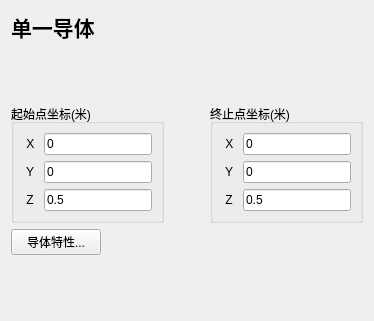
       <widget class="QWidget" name="page_3">
        <layout class="QVBoxLayout" name="verticalLayout_2">
         <item>
          <widget class="QLabel" name="label">
           <property name="text">
            <string>&lt;!DOCTYPE HTML PUBLIC &quot;-//W3C//DTD HTML 4.0//EN&quot; &quot;http://www.w3.org/TR/REC-html40/strict.dtd&quot;&gt;
&lt;html&gt;&lt;head&gt;&lt;meta name=&quot;qrichtext&quot; content=&quot;1&quot; /&gt;&lt;style type=&quot;text/css&quot;&gt;
p, li { white-space: pre-wrap; }
&lt;/style&gt;&lt;/head&gt;&lt;body style=&quot; font-family:'SimSun'; font-size:9pt; font-weight:400; font-style:normal;&quot;&gt;
&lt;p style=&quot; margin-top:0px; margin-bottom:0px; margin-left:0px; margin-right:0px; -qt-block-indent:0; text-indent:0px;&quot;&gt;&lt;span style=&quot; font-size:16pt; font-weight:600;&quot;&gt;单一导体&lt;/span&gt;&lt;/p&gt;&lt;/body&gt;&lt;/html&gt;</string>
           </property>
          </widget>
         </item>
         <item>
          <spacer name="verticalSpacer">
           <property name="orientation">
            <enum>Qt::Vertical</enum>
           </property>
           <property name="sizeHint" stdset="0">
            <size>
             <width>20</width>
             <height>55</height>
            </size>
           </property>
          </spacer>
         </item>
         <item>
          <layout class="QHBoxLayout" name="horizontalLayout_2">
           <item>
            <widget class="QGroupBox" name="groupBox">
             <property name="title">
              <string>起始点坐标(米)</string>
             </property>
             <layout class="QGridLayout" name="gridLayout_3">
              <item row="0" column="0">
               <widget class="QLabel" name="label_2">
                <property name="text">
                 <string> X </string>
                </property>
               </widget>
              </item>
              <item row="1" column="0">
               <widget class="QLabel" name="label_3">
                <property name="text">
                 <string> Y </string>
                </property>
               </widget>
              </item>
              <item row="2" column="0">
               <widget class="QLabel" name="label_4">
                <property name="text">
                 <string> Z </string>
                </property>
               </widget>
              </item>
              <item row="2" column="1">
               <widget class="QLineEdit" name="lineEdit_Z0">
                <property name="text">
                 <string>0.5</string>
                </property>
               </widget>
              </item>
              <item row="1" column="1">
               <widget class="QLineEdit" name="lineEdit_Y0">
                <property name="text">
                 <string>0</string>
                </property>
               </widget>
              </item>
              <item row="0" column="1">
               <widget class="QLineEdit" name="lineEdit_X0">
                <property name="inputMask">
                 <string/>
                </property>
                <property name="text">
                 <string>0</string>
                </property>
                <property name="maxLength">
                 <number>32767</number>
                </property>
               </widget>
              </item>
             </layout>
            </widget>
           </item>
           <item>
            <spacer name="horizontalSpacer_5">
             <property name="orientation">
              <enum>Qt::Horizontal</enum>
             </property>
             <property name="sizeHint" stdset="0">
              <size>
               <width>40</width>
               <height>20</height>
              </size>
             </property>
            </spacer>
           </item>
           <item>
            <widget class="QGroupBox" name="groupBox_2">
             <property name="title">
              <string>终止点坐标(米)</string>
             </property>
             <layout class="QGridLayout" name="gridLayout_4">
              <item row="0" column="0">
               <widget class="QLabel" name="label_7">
                <property name="text">
                 <string> X </string>
                </property>
               </widget>
              </item>
              <item row="0" column="1">
               <widget class="QLineEdit" name="lineEdit_X1">
                <property name="text">
                 <string>0</string>
                </property>
               </widget>
              </item>
              <item row="1" column="0">
               <widget class="QLabel" name="label_5">
                <property name="text">
                 <string> Y </string>
                </property>
               </widget>
              </item>
              <item row="1" column="1">
               <widget class="QLineEdit" name="lineEdit_Y1">
                <property name="text">
                 <string>0</string>
                </property>
               </widget>
              </item>
              <item row="2" column="1">
               <widget class="QLineEdit" name="lineEdit_Z1">
                <property name="text">
                 <string>0.5</string>
                </property>
               </widget>
              </item>
              <item row="2" column="0">
               <widget class="QLabel" name="label_6">
                <property name="text">
                 <string> Z </string>
                </property>
               </widget>
              </item>
             </layout>
            </widget>
           </item>
          </layout>
         </item>
         <item>
          <widget class="QPushButton" name="pushButton_feature1">
           <property name="maximumSize">
            <size>
             <width>90</width>
             <height>16777215</height>
            </size>
           </property>
           <property name="text">
            <string>导体特性...</string>
           </property>
          </widget>
         </item>
         <item>
          <spacer name="verticalSpacer_3">
           <property name="orientation">
            <enum>Qt::Vertical</enum>
           </property>
           <property name="sizeHint" stdset="0">
            <size>
             <width>20</width>
             <height>55</height>
            </size>
           </property>
          </spacer>
         </item>
        </layout>
       </widget>
